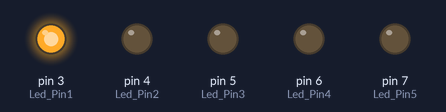
A sketch run on a simulated Arduino Uno, built with avr-gcc and run on an emulated ATmega328P. Shown: output pins drawn as LEDs (lit = HIGH).

Above: at 0.2 s.
At 1.2 s:
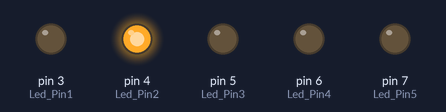
At 2.2 s:
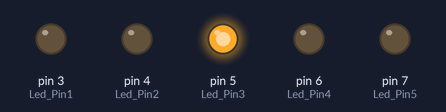
At 3.2 s:
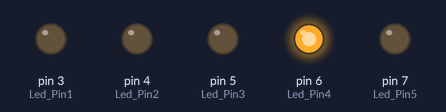
At 4.2 s:
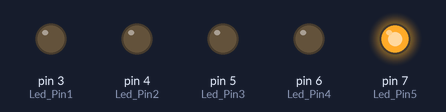
At 5.7 s:
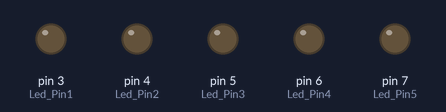
Timing chart, 0 to 6.5 s (numbered marks = the images above):
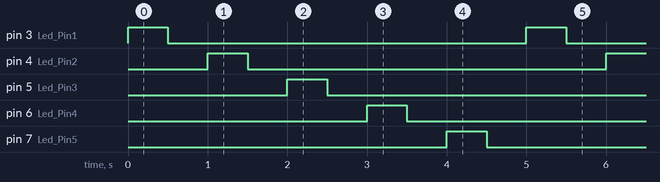

The sketch:

led_run.ino
```cpp
// Define pin numbers for LEDs
uint8_t Led_Pin1 = 3; // LED connected to digital pin 3
uint8_t Led_Pin2 = 4; // LED connected to digital pin 4
uint8_t Led_Pin3 = 5; // LED connected to digital pin 5
uint8_t Led_Pin4 = 6; // LED connected to digital pin 6
uint8_t Led_Pin5 = 7; // LED connected to digital pin 7

// Define the delay time between LED on and off states
uint16_t Delay_Time = 500; // 500 milliseconds

void setup() {
  // put your setup code here, to run once:
  // Initialize the LED pins as outputs
  pinMode(Led_Pin1, OUTPUT);
  pinMode(Led_Pin2, OUTPUT);
  pinMode(Led_Pin3, OUTPUT);
  pinMode(Led_Pin4, OUTPUT);
  pinMode(Led_Pin5, OUTPUT);
}

void loop() {
  // put your main code here, to run repeatedly:
  // Turn on LED1, wait for Delay_Time, then turn it off, wait for Delay_Time
  digitalWrite(Led_Pin1, HIGH);
  delay(Delay_Time);
  digitalWrite(Led_Pin1, LOW);
  delay(Delay_Time);

  // Turn on LED2, wait for Delay_Time, then turn it off, wait for Delay_Time
  digitalWrite(Led_Pin2, HIGH);
  delay(Delay_Time);
  digitalWrite(Led_Pin2, LOW);
  delay(Delay_Time);

  // Turn on LED3, wait for Delay_Time, then turn it off, wait for Delay_Time
  digitalWrite(Led_Pin3, HIGH);
  delay(Delay_Time);
  digitalWrite(Led_Pin3, LOW);
  delay(Delay_Time);

  // Turn on LED4, wait for Delay_Time, then turn it off, wait for Delay_Time
  digitalWrite(Led_Pin4, HIGH);
  delay(Delay_Time);
  digitalWrite(Led_Pin4, LOW);
  delay(Delay_Time);

  // Turn on LED5, wait for Delay_Time, then turn it off, wait for Delay_Time
  digitalWrite(Led_Pin5, HIGH);
  delay(Delay_Time);
  digitalWrite(Led_Pin5, LOW);
  delay(Delay_Time);
}


// Sketch uses 1146 bytes (3%) of program storage space. Maximum is 32256 bytes.
// Global variables use 9 bytes (0%) of dynamic memory, leaving 2039 bytes for local variables. Maximum is 2048 bytes.
```

Measured:
- by itself, pin 3 (Led_Pin1), pin 4 (Led_Pin2), pin 5 (Led_Pin3), pin 6 (Led_Pin4), pin 7 (Led_Pin5): alternates HIGH for 0.50 s and LOW for 4.5 s
- by itself, everything shown: repeats every 5.0 s, in 10 steps
